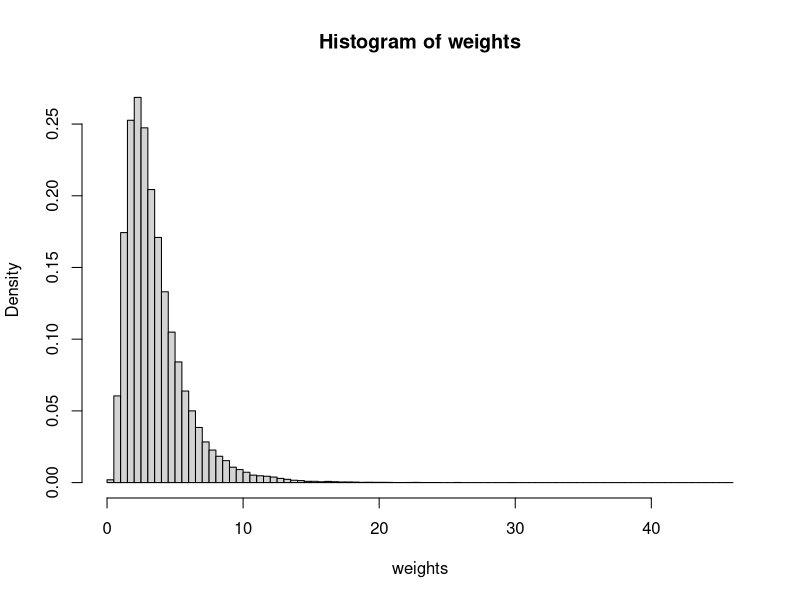

R code for this plot: (Note: this script raises an error after producing the figure.)

#
# Génération du fichier benchmark.csv
#

#
# To used the code you need to run the CaseStudyDEv up to the end of question 2
#

#
# parameters of the simulation
#
n <- 100000
x <- matrix(runif(4*n),ncol = 4,byrow = TRUE)

# Générer des poids selon logNormale
mu1 <- log(3000)
sigma1 <- log(1.8)
exp(mu1+sigma1**2/2)
exp(2*mu1+4*sigma1**2/2)-exp(mu1+sigma1**2/2)**2
weights <- round(qlnorm(x[,1],mu1,sigma1)/1000,3)
mean(weights)
hist(weights,breaks = 100,freq=FALSE)
max(weights)

# Générer des erreurs sur le poids
weightsTarifParam <- 0.7
weightsPrice <- weightsTarifParam*weights
weightsError <- pnorm((x[,3]-0.5)*sqrt(12))*sd(weights)*weightsTarifParam
weightsFinalPrice <- weightsPrice + weightsError
mean(weightsFinalPrice)
var(weightsFinalPrice)

# Générer des distances selon logNormale
routesCanada
routesIATA <- cbind(paste(routesCanada$sourceAirport),paste(routesCanada$destinationAirport))
routesDistance <- apply(routesIATA, 1, function(x) airportsDist(x[1],x[2])$value)
max(routesDistance)
mean(routesDistance)
mu2 <- log(650)
sigma2 <- log(1.4)
(distances <- round(qlnorm(x[,2],mu2,sigma2)))
mean(distances)
hist(distances,breaks = 100,freq=FALSE)
max(distances)

# Générer des erreurs sur la distance
distancesTarifParam <- 0.0275
distancesPrice <- distancesTarifParam*distances #pondéré par aéroport
distancesError <- pnorm((x[,3]-0.5)*sqrt(12))*sd(distances)*distancesTarifParam
distancesFinalPrice <- distancesPrice + distancesError
mean(distancesFinalPrice)
var(distancesFinalPrice)

# Générer prix totaux
baseCost <- 5
taxRate <- mean(as.numeric(as.character(taxRates$taxRate)))
profitMargin <- 1.15
(totalCost <- round((baseCost + weightsFinalPrice + distancesFinalPrice)*profitMargin*taxRate,2))
mean(totalCost)
var(totalCost)
max(totalCost)
min(totalCost)


# Exporter le data en csv
(dataExport <- cbind(weights,distances,totalCost))
colnames(dataExport) <- c("Poids","Distance","Prix")
write.csv(dataExport,paste(path,"/Reference/benchmark.csv",sep=''),row.names = FALSE)
